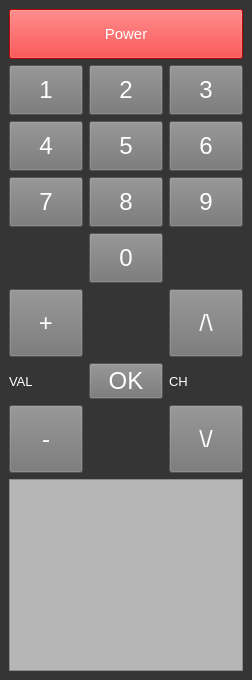
<?xml version="1.0" encoding="UTF-8"?>
<ui version="4.0">
 <class>MainWindow</class>
 <widget class="QMainWindow" name="MainWindow">
  <property name="geometry">
   <rect>
    <x>0</x>
    <y>0</y>
    <width>252</width>
    <height>680</height>
   </rect>
  </property>
  <property name="sizePolicy">
   <sizepolicy hsizetype="Fixed" vsizetype="Fixed">
    <horstretch>0</horstretch>
    <verstretch>0</verstretch>
   </sizepolicy>
  </property>
  <property name="minimumSize">
   <size>
    <width>240</width>
    <height>680</height>
   </size>
  </property>
  <property name="maximumSize">
   <size>
    <width>257</width>
    <height>680</height>
   </size>
  </property>
  <property name="windowTitle">
   <string>MainWindow</string>
  </property>
  <property name="styleSheet">
   <string notr="true">background-color:rgb(53, 53, 53)</string>
  </property>
  <widget class="QWidget" name="centralwidget">
   <layout class="QGridLayout" name="gridLayout_3">
    <item row="0" column="0">
     <widget class="QPushButton" name="pushButton_13">
      <property name="sizePolicy">
       <sizepolicy hsizetype="Minimum" vsizetype="Minimum">
        <horstretch>0</horstretch>
        <verstretch>0</verstretch>
       </sizepolicy>
      </property>
      <property name="minimumSize">
       <size>
        <width>0</width>
        <height>50</height>
       </size>
      </property>
      <property name="font">
       <font>
        <pointsize>11</pointsize>
       </font>
      </property>
      <property name="styleSheet">
       <string notr="true">background-color:rgb(255, 0, 0);
color:rgb(255, 255, 255)</string>
      </property>
      <property name="text">
       <string>Power</string>
      </property>
      <property name="iconSize">
       <size>
        <width>50</width>
        <height>50</height>
       </size>
      </property>
     </widget>
    </item>
    <item row="1" column="0">
     <layout class="QGridLayout" name="gridLayout">
      <item row="2" column="2">
       <widget class="QPushButton" name="pushButton_9">
        <property name="sizePolicy">
         <sizepolicy hsizetype="Minimum" vsizetype="Minimum">
          <horstretch>0</horstretch>
          <verstretch>0</verstretch>
         </sizepolicy>
        </property>
        <property name="minimumSize">
         <size>
          <width>0</width>
          <height>50</height>
         </size>
        </property>
        <property name="font">
         <font>
          <pointsize>18</pointsize>
         </font>
        </property>
        <property name="styleSheet">
         <string notr="true">background-color:rgb(116, 116, 116);
color:rgb(255, 255, 255)</string>
        </property>
        <property name="text">
         <string>9</string>
        </property>
       </widget>
      </item>
      <item row="1" column="0">
       <widget class="QPushButton" name="pushButton_4">
        <property name="sizePolicy">
         <sizepolicy hsizetype="Minimum" vsizetype="Minimum">
          <horstretch>0</horstretch>
          <verstretch>0</verstretch>
         </sizepolicy>
        </property>
        <property name="minimumSize">
         <size>
          <width>0</width>
          <height>50</height>
         </size>
        </property>
        <property name="font">
         <font>
          <pointsize>18</pointsize>
         </font>
        </property>
        <property name="styleSheet">
         <string notr="true">background-color:rgb(116, 116, 116);
color:rgb(255, 255, 255)</string>
        </property>
        <property name="text">
         <string>4</string>
        </property>
       </widget>
      </item>
      <item row="1" column="1">
       <widget class="QPushButton" name="pushButton_5">
        <property name="sizePolicy">
         <sizepolicy hsizetype="Minimum" vsizetype="Minimum">
          <horstretch>0</horstretch>
          <verstretch>0</verstretch>
         </sizepolicy>
        </property>
        <property name="minimumSize">
         <size>
          <width>0</width>
          <height>50</height>
         </size>
        </property>
        <property name="font">
         <font>
          <pointsize>18</pointsize>
         </font>
        </property>
        <property name="styleSheet">
         <string notr="true">background-color:rgb(116, 116, 116);
color:rgb(255, 255, 255)</string>
        </property>
        <property name="text">
         <string>5</string>
        </property>
       </widget>
      </item>
      <item row="0" column="1">
       <widget class="QPushButton" name="pushButton_2">
        <property name="sizePolicy">
         <sizepolicy hsizetype="Minimum" vsizetype="Minimum">
          <horstretch>0</horstretch>
          <verstretch>0</verstretch>
         </sizepolicy>
        </property>
        <property name="minimumSize">
         <size>
          <width>0</width>
          <height>50</height>
         </size>
        </property>
        <property name="font">
         <font>
          <pointsize>18</pointsize>
         </font>
        </property>
        <property name="styleSheet">
         <string notr="true">background-color:rgb(116, 116, 116);
color:rgb(255, 255, 255)</string>
        </property>
        <property name="text">
         <string>2</string>
        </property>
       </widget>
      </item>
      <item row="1" column="2">
       <widget class="QPushButton" name="pushButton_6">
        <property name="sizePolicy">
         <sizepolicy hsizetype="Minimum" vsizetype="Minimum">
          <horstretch>0</horstretch>
          <verstretch>0</verstretch>
         </sizepolicy>
        </property>
        <property name="minimumSize">
         <size>
          <width>0</width>
          <height>50</height>
         </size>
        </property>
        <property name="font">
         <font>
          <pointsize>18</pointsize>
         </font>
        </property>
        <property name="styleSheet">
         <string notr="true">background-color:rgb(116, 116, 116);
color:rgb(255, 255, 255)</string>
        </property>
        <property name="text">
         <string>6</string>
        </property>
       </widget>
      </item>
      <item row="2" column="0">
       <widget class="QPushButton" name="pushButton_7">
        <property name="sizePolicy">
         <sizepolicy hsizetype="Minimum" vsizetype="Minimum">
          <horstretch>0</horstretch>
          <verstretch>0</verstretch>
         </sizepolicy>
        </property>
        <property name="minimumSize">
         <size>
          <width>0</width>
          <height>50</height>
         </size>
        </property>
        <property name="font">
         <font>
          <pointsize>18</pointsize>
         </font>
        </property>
        <property name="styleSheet">
         <string notr="true">background-color:rgb(116, 116, 116);
color:rgb(255, 255, 255)</string>
        </property>
        <property name="text">
         <string>7</string>
        </property>
       </widget>
      </item>
      <item row="2" column="1">
       <widget class="QPushButton" name="pushButton_8">
        <property name="sizePolicy">
         <sizepolicy hsizetype="Minimum" vsizetype="Minimum">
          <horstretch>0</horstretch>
          <verstretch>0</verstretch>
         </sizepolicy>
        </property>
        <property name="minimumSize">
         <size>
          <width>0</width>
          <height>50</height>
         </size>
        </property>
        <property name="font">
         <font>
          <pointsize>18</pointsize>
         </font>
        </property>
        <property name="styleSheet">
         <string notr="true">background-color:rgb(116, 116, 116);
color:rgb(255, 255, 255)</string>
        </property>
        <property name="text">
         <string>8</string>
        </property>
       </widget>
      </item>
      <item row="0" column="0">
       <widget class="QPushButton" name="pushButton">
        <property name="sizePolicy">
         <sizepolicy hsizetype="Minimum" vsizetype="Minimum">
          <horstretch>0</horstretch>
          <verstretch>0</verstretch>
         </sizepolicy>
        </property>
        <property name="minimumSize">
         <size>
          <width>0</width>
          <height>50</height>
         </size>
        </property>
        <property name="baseSize">
         <size>
          <width>50</width>
          <height>50</height>
         </size>
        </property>
        <property name="font">
         <font>
          <pointsize>18</pointsize>
         </font>
        </property>
        <property name="styleSheet">
         <string notr="true">background-color:rgb(116, 116, 116);
color:rgb(255, 255, 255)</string>
        </property>
        <property name="text">
         <string>1</string>
        </property>
       </widget>
      </item>
      <item row="3" column="1">
       <widget class="QPushButton" name="pushButton_10">
        <property name="sizePolicy">
         <sizepolicy hsizetype="Minimum" vsizetype="Minimum">
          <horstretch>0</horstretch>
          <verstretch>0</verstretch>
         </sizepolicy>
        </property>
        <property name="minimumSize">
         <size>
          <width>0</width>
          <height>50</height>
         </size>
        </property>
        <property name="font">
         <font>
          <pointsize>18</pointsize>
         </font>
        </property>
        <property name="styleSheet">
         <string notr="true">background-color:rgb(116, 116, 116);
color:rgb(255, 255, 255)</string>
        </property>
        <property name="text">
         <string>0</string>
        </property>
       </widget>
      </item>
      <item row="0" column="2">
       <widget class="QPushButton" name="pushButton_3">
        <property name="sizePolicy">
         <sizepolicy hsizetype="Minimum" vsizetype="Minimum">
          <horstretch>0</horstretch>
          <verstretch>0</verstretch>
         </sizepolicy>
        </property>
        <property name="minimumSize">
         <size>
          <width>0</width>
          <height>50</height>
         </size>
        </property>
        <property name="font">
         <font>
          <pointsize>18</pointsize>
         </font>
        </property>
        <property name="styleSheet">
         <string notr="true">background-color:rgb(116, 116, 116);
color:rgb(255, 255, 255)</string>
        </property>
        <property name="text">
         <string>3</string>
        </property>
       </widget>
      </item>
     </layout>
    </item>
    <item row="2" column="0">
     <layout class="QGridLayout" name="gridLayout_2">
      <item row="1" column="0">
       <widget class="QLabel" name="label">
        <property name="font">
         <font>
          <pointsize>10</pointsize>
         </font>
        </property>
        <property name="layoutDirection">
         <enum>Qt::LeftToRight</enum>
        </property>
        <property name="styleSheet">
         <string notr="true">color:rgb(255, 255, 255)</string>
        </property>
        <property name="text">
         <string>VAL</string>
        </property>
        <property name="margin">
         <number>23</number>
        </property>
       </widget>
      </item>
      <item row="0" column="0">
       <widget class="QPushButton" name="pushButton_12">
        <property name="sizePolicy">
         <sizepolicy hsizetype="Minimum" vsizetype="Expanding">
          <horstretch>0</horstretch>
          <verstretch>0</verstretch>
         </sizepolicy>
        </property>
        <property name="font">
         <font>
          <pointsize>18</pointsize>
         </font>
        </property>
        <property name="styleSheet">
         <string notr="true">background-color:rgb(116, 116, 116);
color:rgb(255, 255, 255)</string>
        </property>
        <property name="text">
         <string>+</string>
        </property>
       </widget>
      </item>
      <item row="1" column="1">
       <widget class="QPushButton" name="pushButton_16">
        <property name="font">
         <font>
          <pointsize>18</pointsize>
         </font>
        </property>
        <property name="styleSheet">
         <string notr="true">background-color:rgb(116, 116, 116);
color:rgb(255, 255, 255)</string>
        </property>
        <property name="text">
         <string>OK</string>
        </property>
       </widget>
      </item>
      <item row="5" column="0">
       <widget class="QPushButton" name="pushButton_11">
        <property name="sizePolicy">
         <sizepolicy hsizetype="Minimum" vsizetype="Expanding">
          <horstretch>0</horstretch>
          <verstretch>0</verstretch>
         </sizepolicy>
        </property>
        <property name="font">
         <font>
          <pointsize>18</pointsize>
         </font>
        </property>
        <property name="styleSheet">
         <string notr="true">background-color:rgb(116, 116, 116);
color:rgb(255, 255, 255)</string>
        </property>
        <property name="text">
         <string>-</string>
        </property>
       </widget>
      </item>
      <item row="0" column="2">
       <widget class="QPushButton" name="pushButton_14">
        <property name="sizePolicy">
         <sizepolicy hsizetype="Minimum" vsizetype="Expanding">
          <horstretch>0</horstretch>
          <verstretch>0</verstretch>
         </sizepolicy>
        </property>
        <property name="font">
         <font>
          <pointsize>18</pointsize>
         </font>
        </property>
        <property name="styleSheet">
         <string notr="true">background-color:rgb(116, 116, 116);
color:rgb(255, 255, 255)</string>
        </property>
        <property name="text">
         <string>/\</string>
        </property>
       </widget>
      </item>
      <item row="5" column="2">
       <widget class="QPushButton" name="pushButton_15">
        <property name="sizePolicy">
         <sizepolicy hsizetype="Minimum" vsizetype="Expanding">
          <horstretch>0</horstretch>
          <verstretch>0</verstretch>
         </sizepolicy>
        </property>
        <property name="font">
         <font>
          <pointsize>18</pointsize>
         </font>
        </property>
        <property name="styleSheet">
         <string notr="true">background-color:rgb(116, 116, 116);
color:rgb(255, 255, 255)</string>
        </property>
        <property name="text">
         <string>\/</string>
        </property>
       </widget>
      </item>
      <item row="1" column="2">
       <widget class="QLabel" name="label_2">
        <property name="font">
         <font>
          <pointsize>10</pointsize>
         </font>
        </property>
        <property name="layoutDirection">
         <enum>Qt::LeftToRight</enum>
        </property>
        <property name="styleSheet">
         <string notr="true">color:rgb(255, 255, 255)</string>
        </property>
        <property name="text">
         <string>CH</string>
        </property>
        <property name="margin">
         <number>23</number>
        </property>
       </widget>
      </item>
     </layout>
    </item>
    <item row="3" column="0">
     <widget class="QPlainTextEdit" name="plainTextEdit">
      <property name="font">
       <font>
        <pointsize>15</pointsize>
       </font>
      </property>
      <property name="styleSheet">
       <string notr="true">background-color:rgb(182, 182, 182)</string>
      </property>
     </widget>
    </item>
   </layout>
  </widget>
 </widget>
 <resources/>
 <connections>
  <connection>
   <sender>pushButton_13</sender>
   <signal>clicked()</signal>
   <receiver>MainWindow</receiver>
   <slot>power()</slot>
   <hints>
    <hint type="sourcelabel">
     <x>215</x>
     <y>31</y>
    </hint>
    <hint type="destinationlabel">
     <x>164</x>
     <y>25</y>
    </hint>
   </hints>
  </connection>
  <connection>
   <sender>pushButton</sender>
   <signal>clicked()</signal>
   <receiver>MainWindow</receiver>
   <slot>add1()</slot>
   <hints>
    <hint type="sourcelabel">
     <x>61</x>
     <y>164</y>
    </hint>
    <hint type="destinationlabel">
     <x>62</x>
     <y>76</y>
    </hint>
   </hints>
  </connection>
  <connection>
   <sender>pushButton_2</sender>
   <signal>clicked()</signal>
   <receiver>MainWindow</receiver>
   <slot>add2()</slot>
   <hints>
    <hint type="sourcelabel">
     <x>112</x>
     <y>165</y>
    </hint>
    <hint type="destinationlabel">
     <x>114</x>
     <y>87</y>
    </hint>
   </hints>
  </connection>
  <connection>
   <sender>pushButton_3</sender>
   <signal>clicked()</signal>
   <receiver>MainWindow</receiver>
   <slot>add3()</slot>
   <hints>
    <hint type="sourcelabel">
     <x>207</x>
     <y>169</y>
    </hint>
    <hint type="destinationlabel">
     <x>208</x>
     <y>84</y>
    </hint>
   </hints>
  </connection>
  <connection>
   <sender>pushButton_4</sender>
   <signal>clicked()</signal>
   <receiver>MainWindow</receiver>
   <slot>add4()</slot>
   <hints>
    <hint type="sourcelabel">
     <x>10</x>
     <y>205</y>
    </hint>
    <hint type="destinationlabel">
     <x>11</x>
     <y>76</y>
    </hint>
   </hints>
  </connection>
  <connection>
   <sender>pushButton_5</sender>
   <signal>clicked()</signal>
   <receiver>MainWindow</receiver>
   <slot>add5()</slot>
   <hints>
    <hint type="sourcelabel">
     <x>129</x>
     <y>210</y>
    </hint>
    <hint type="destinationlabel">
     <x>133</x>
     <y>111</y>
    </hint>
   </hints>
  </connection>
  <connection>
   <sender>pushButton_6</sender>
   <signal>clicked()</signal>
   <receiver>MainWindow</receiver>
   <slot>add6()</slot>
   <hints>
    <hint type="sourcelabel">
     <x>225</x>
     <y>219</y>
    </hint>
    <hint type="destinationlabel">
     <x>222</x>
     <y>119</y>
    </hint>
   </hints>
  </connection>
  <connection>
   <sender>pushButton_7</sender>
   <signal>clicked()</signal>
   <receiver>MainWindow</receiver>
   <slot>add7()</slot>
   <hints>
    <hint type="sourcelabel">
     <x>26</x>
     <y>263</y>
    </hint>
    <hint type="destinationlabel">
     <x>34</x>
     <y>107</y>
    </hint>
   </hints>
  </connection>
  <connection>
   <sender>pushButton_8</sender>
   <signal>clicked()</signal>
   <receiver>MainWindow</receiver>
   <slot>add8()</slot>
   <hints>
    <hint type="sourcelabel">
     <x>101</x>
     <y>259</y>
    </hint>
    <hint type="destinationlabel">
     <x>103</x>
     <y>115</y>
    </hint>
   </hints>
  </connection>
  <connection>
   <sender>pushButton_9</sender>
   <signal>clicked()</signal>
   <receiver>MainWindow</receiver>
   <slot>add9()</slot>
   <hints>
    <hint type="sourcelabel">
     <x>187</x>
     <y>262</y>
    </hint>
    <hint type="destinationlabel">
     <x>188</x>
     <y>95</y>
    </hint>
   </hints>
  </connection>
  <connection>
   <sender>pushButton_10</sender>
   <signal>clicked()</signal>
   <receiver>MainWindow</receiver>
   <slot>add0()</slot>
   <hints>
    <hint type="sourcelabel">
     <x>124</x>
     <y>329</y>
    </hint>
    <hint type="destinationlabel">
     <x>39</x>
     <y>314</y>
    </hint>
   </hints>
  </connection>
  <connection>
   <sender>pushButton_16</sender>
   <signal>clicked()</signal>
   <receiver>MainWindow</receiver>
   <slot>enter()</slot>
   <hints>
    <hint type="sourcelabel">
     <x>140</x>
     <y>462</y>
    </hint>
    <hint type="destinationlabel">
     <x>141</x>
     <y>402</y>
    </hint>
   </hints>
  </connection>
  <connection>
   <sender>pushButton_12</sender>
   <signal>clicked()</signal>
   <receiver>MainWindow</receiver>
   <slot>valIncrease()</slot>
   <hints>
    <hint type="sourcelabel">
     <x>60</x>
     <y>435</y>
    </hint>
    <hint type="destinationlabel">
     <x>15</x>
     <y>431</y>
    </hint>
   </hints>
  </connection>
  <connection>
   <sender>pushButton_11</sender>
   <signal>clicked()</signal>
   <receiver>MainWindow</receiver>
   <slot>valDecrease()</slot>
   <hints>
    <hint type="sourcelabel">
     <x>54</x>
     <y>520</y>
    </hint>
    <hint type="destinationlabel">
     <x>12</x>
     <y>521</y>
    </hint>
   </hints>
  </connection>
  <connection>
   <sender>pushButton_14</sender>
   <signal>clicked()</signal>
   <receiver>MainWindow</receiver>
   <slot>channelUp()</slot>
   <hints>
    <hint type="sourcelabel">
     <x>215</x>
     <y>423</y>
    </hint>
    <hint type="destinationlabel">
     <x>214</x>
     <y>345</y>
    </hint>
   </hints>
  </connection>
  <connection>
   <sender>pushButton_15</sender>
   <signal>clicked()</signal>
   <receiver>MainWindow</receiver>
   <slot>channelDown()</slot>
   <hints>
    <hint type="sourcelabel">
     <x>200</x>
     <y>526</y>
    </hint>
    <hint type="destinationlabel">
     <x>157</x>
     <y>528</y>
    </hint>
   </hints>
  </connection>
 </connections>
 <slots>
  <slot>power()</slot>
  <slot>add1()</slot>
  <slot>add2()</slot>
  <slot>add3()</slot>
  <slot>add4()</slot>
  <slot>add5()</slot>
  <slot>add6()</slot>
  <slot>add7()</slot>
  <slot>add8()</slot>
  <slot>add9()</slot>
  <slot>add0()</slot>
  <slot>enter()</slot>
  <slot>valIncrease()</slot>
  <slot>valDecrease()</slot>
  <slot>channelUp()</slot>
  <slot>channelDown()</slot>
 </slots>
</ui>
